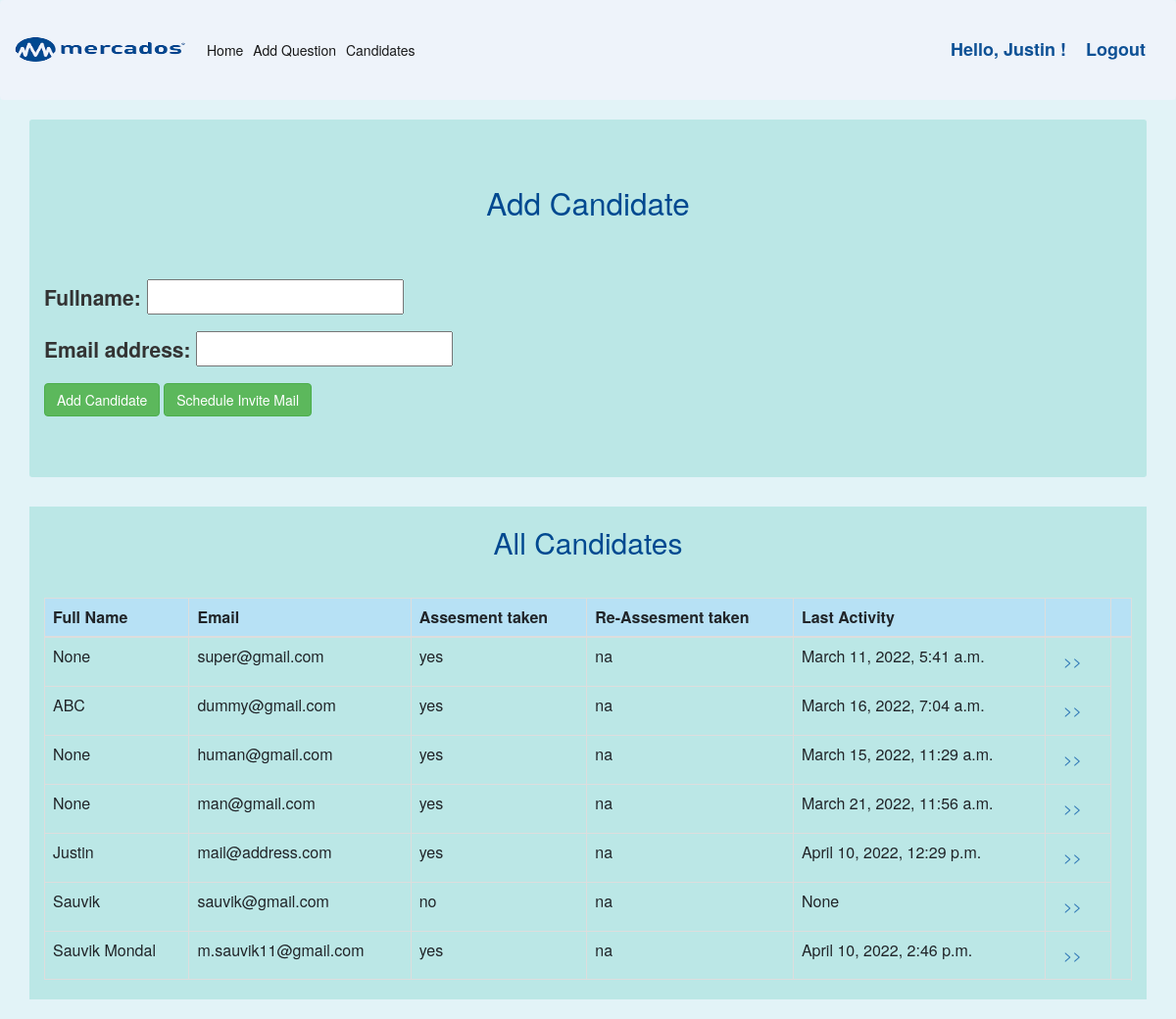
/register (signed in), run on the app's committed database.
### accounts/models.py (models this page shows)
class CustomUser(AbstractUser):
    email = models.EmailField(_('email address'), unique=True )
    fullname = models.CharField(max_length=100,null=True)
    assesment_taken =  models.BooleanField(default = False)
    answer_saved=models.BooleanField(default = False)
    profile_pic= models.ImageField(upload_to='Assesment/static/media',null=True,blank=True)
    address = models.CharField(max_length=200, null=True)
    mobile = models.CharField(max_length=20,null=True)
    pos_applied_for= models.CharField(max_length=20,null=True)
    tenth_percent= models.FloatField(null=True)
    twelfth_percent= models.FloatField(null=True)
    Graduation = (
        ('B.Tech', 'B.Tech'),
        ('B.Com', 'B.Com'),
        ('BBA', 'BBA'),
        ('B.E', 'B.E'),
        ('Others', 'Others')
    )
    graduation=models.CharField(max_length=100,choices=Graduation, default ='Select Graduation')
    graduation_spcl=models.CharField(max_length=100,null=True)
    Post_graduation = (
        ('M.Tech', 'M.Tech'),
        ('MBA', 'MBA'),
        ('ME', 'ME'),
        ('M.Sc', 'M.Sc'),
        ('Not Applicable', 'Not Applicable')
    )
    post_graduation=models.CharField(max_length=100,choices=Post_graduation, default ='Select Post_Graduation')
    post_graduation_spcl=models.CharField(max_length=100,null=True)
    other_qual=models.CharField(max_length=100,null=True)
    currrent_loc=models.CharField(max_length=100,null=True)
    currrent_employer=models.CharField(max_length=50,null=True)
    currrent_ctc=models.FloatField(null=True)
    expected_ctc=models.FloatField(null=True)
    notice_per=models.FloatField(null=True)
    reson_for_leaving=models.TextField(max_length=400, null=True)
    userform_filled=models.BooleanField(default = False)
    intro_vid= models.FileField(upload_to='Assesment/static/introvedios/',null=True,blank=True, validators=[vid_size])
    comment = models.TextField(max_length=400, null=True)
    time_taken= models.TimeField(null=True)

### accounts/views.py (the view, shortened to what this page needs)
# urls.py: path('register', RegisterView.as_view(), name='register'),
class RegisterView(generic.CreateView):
    form_class = RegisterForm
    template_name = 'accounts/register.html'
    success_url = reverse_lazy('login')
    def get(self,request):
        allresults= list(CustomUser.objects.values('fullname','email','last_login','username', 'assesment_taken'))
        for result in allresults:
            if result['assesment_taken'] == True:
                result['assesment_taken']  = "yes"
            else:
                 result['assesment_taken']  = "no"
        print('allusers', allresults)
        form =  RegisterForm
        context={
            'form':form,
            'allresults': allresults
        }
        return render(request,'accounts/register.html',context)

### accounts/templates/accounts/register.html (shortened to what this page needs)
{% extends 'Assesment/partials/dependencies.html' %}
{% block content %}
<div class="container jumbotron" style="background-color:#bbe7e6;" >
    <h1  align="center " style=" color:#004990; margin-bottom : 60px; font-size: 2.25em;">Add Candidate </h1>
    <form method="POST" action="" >
        {{form.as_p}}
        <input class="btn btn-success" type="submit" value="Add Candidate">
        <input class="btn btn-success" type="submit" value="Schedule Invite Mail">
    </form>
</div>
<head>
     <link rel="stylesheet" href="https://maxcdn.bootstrapcdn.com/bootstrap/3.4.1/css/bootstrap.min.css">
 </head>
 <body style="background-color:#E2f3f7;">
 <div class="container"   style="background-color:#bbe7e6;">
 <h2 class="primary-title" align="center " style=" color:#004990;">All Candidates</h2>
 <table class="table table-bordered" style="margin-top: 40px" :>
     <thead class="thead" bgcolor=" #B7e1f5">
       <tr>
        <th scope="col">Full Name</th>
        <th scope="col">Email</th>
        <th scope="col">Assesment taken</th>
        <th scope="col">Re-Assesment taken</th>
        <th scope="col">Last Activity<th>
        <th scope="col"> </th>
     </thead>
     <body>
     {% for users in allresults %}
       <tr>
         <td>{{users.fullname}}</td>
         <td>{{users.email}}</td>
         <td>{{users.assesment_taken}}</td>
         <td>{{'na'}}</td>
         <td >{{users.last_login}}</td>
         <td > <a class="nav-link" href="/candidateinfo/?username={{users.username}}"> >> </a></td>
       </tr>
       {% endfor %}
   </table>
 </div>
 </body>
 </html>
{% endblock %}

### Assesment/templates/Assesment/partials/navbar.html (shortened to what this page needs)
{% load static %}
<nav class="navbar navbar-expand-lg navbar-light bg-#eef3fa " style="background-color:#eef3fa;">
    <div class="logo" style= "text-align: center; background-size: cover;" >
      <a href= '#'><img class= "logo" src="{% static 'media/mercadoslogo.png'%}"  style=" height: 90px; width: 180px; transition: 1s;"  ></a>
     </div>
  <div class="collapse navbar-collapse" id="navbarNav" >
    <ul class="navbar-nav" >
      {% if request.user.is_staff %}
      <li class="nav-item active">
        <a class="nav-link" href="/dashboard">Home</a>
      </li>
      {% endif %}
      {% if request.user.is_staff %}
      <li class="nav-item active">
        <a class="nav-link" href="/addquestion">Add Question</a>
      </li>
      {% endif %}
      {% if request.user.is_staff %}
      <li class="nav-item active">
        <a class="nav-link" href="/register">Candidates</a>
      </li>
      {% endif %}
    </ul>
  </div>
  <span class="greet">Hello, {{request.user.fullname}} ! </span>
  <span ><a  class="greet" href="/logout">Logout</a></span>
</nav>

### Assesment/templates/Assesment/partials/navbar.html (style rules this page uses)
.greet { font-size: 18px; color:#0e5195; margin-right: 20px; font-weight: bold }

### data on the page
CustomUser: user.fullname "Justin", fullname "Justin", email "mail@address.com", assesment_taken "yes", value "na", last_login "April 10, 2022, 12:29 p.m."

### other printed values
{{ users.fullname }} "None" "ABC" "None" "None" "Sauvik" "Sauvik Mondal"
{{ users.email }} "super@gmail.com" "dummy@gmail.com" "human@gmail.com" "man@gmail.com" "sauvik@gmail.com" "m.sauvik11@gmail.com"
{{ users.assesment_taken }} "yes" "yes" "yes" "yes" "no" "yes"
{{ 'na' }} "na" "na" "na" "na" "na" "na"
{{ users.last_login }} "March 11, 2022, 5:41 a.m." "March 16, 2022, 7:04 a.m." "March 15, 2022, 11:29 a.m." "March 21, 2022, 11:56 a.m." "None" "April 10, 2022, 2:46 p.m."
